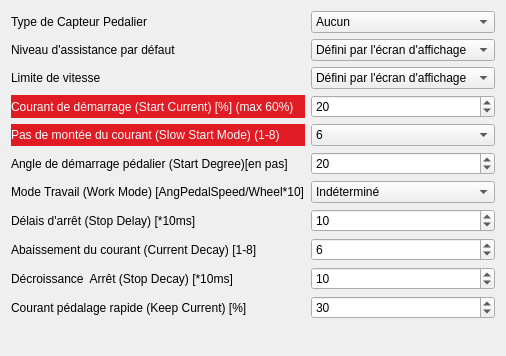
      <widget class="QWidget" name="Pedal">
       <attribute name="title">
        <string>Assistance Pédalage</string>
       </attribute>
       <layout class="QGridLayout" name="gridLayout_12">
        <item row="0" column="0">
         <layout class="QGridLayout" name="gridLayout_11">
          <item row="6" column="0">
           <widget class="QLabel" name="label_32">
            <property name="text">
             <string>Angle de démarrage pédalier (Start Degree)[en pas] </string>
            </property>
           </widget>
          </item>
          <item row="4" column="0">
           <widget class="QLabel" name="label_29">
            <property name="palette">
             <palette>
              <active>
               <colorrole role="WindowText">
                <brush brushstyle="SolidPattern">
                 <color alpha="255">
                  <red>255</red>
                  <green>255</green>
                  <blue>255</blue>
                 </color>
                </brush>
               </colorrole>
               <colorrole role="Button">
                <brush brushstyle="SolidPattern">
                 <color alpha="255">
                  <red>224</red>
                  <green>27</green>
                  <blue>36</blue>
                 </color>
                </brush>
               </colorrole>
               <colorrole role="Text">
                <brush brushstyle="SolidPattern">
                 <color alpha="255">
                  <red>255</red>
                  <green>255</green>
                  <blue>255</blue>
                 </color>
                </brush>
               </colorrole>
               <colorrole role="Base">
                <brush brushstyle="SolidPattern">
                 <color alpha="255">
                  <red>224</red>
                  <green>27</green>
                  <blue>36</blue>
                 </color>
                </brush>
               </colorrole>
               <colorrole role="Window">
                <brush brushstyle="SolidPattern">
                 <color alpha="255">
                  <red>224</red>
                  <green>27</green>
                  <blue>36</blue>
                 </color>
                </brush>
               </colorrole>
               <colorrole role="PlaceholderText">
                <brush brushstyle="SolidPattern">
                 <color alpha="128">
                  <red>0</red>
                  <green>0</green>
                  <blue>0</blue>
                 </color>
                </brush>
               </colorrole>
              </active>
              <inactive>
               <colorrole role="WindowText">
                <brush brushstyle="SolidPattern">
                 <color alpha="255">
                  <red>255</red>
                  <green>255</green>
                  <blue>255</blue>
                 </color>
                </brush>
               </colorrole>
               <colorrole role="Button">
                <brush brushstyle="SolidPattern">
                 <color alpha="255">
                  <red>224</red>
                  <green>27</green>
                  <blue>36</blue>
                 </color>
                </brush>
               </colorrole>
               <colorrole role="Text">
                <brush brushstyle="SolidPattern">
                 <color alpha="255">
                  <red>255</red>
                  <green>255</green>
                  <blue>255</blue>
                 </color>
                </brush>
               </colorrole>
               <colorrole role="Base">
                <brush brushstyle="SolidPattern">
                 <color alpha="255">
                  <red>224</red>
                  <green>27</green>
                  <blue>36</blue>
                 </color>
                </brush>
               </colorrole>
               <colorrole role="Window">
                <brush brushstyle="SolidPattern">
                 <color alpha="255">
                  <red>224</red>
                  <green>27</green>
                  <blue>36</blue>
                 </color>
                </brush>
               </colorrole>
               <colorrole role="PlaceholderText">
                <brush brushstyle="SolidPattern">
                 <color alpha="128">
                  <red>255</red>
                  <green>255</green>
                  <blue>255</blue>
                 </color>
                </brush>
               </colorrole>
              </inactive>
              <disabled>
               <colorrole role="WindowText">
                <brush brushstyle="SolidPattern">
                 <color alpha="255">
                  <red>190</red>
                  <green>190</green>
                  <blue>190</blue>
                 </color>
                </brush>
               </colorrole>
               <colorrole role="Button">
                <brush brushstyle="SolidPattern">
                 <color alpha="255">
                  <red>224</red>
                  <green>27</green>
                  <blue>36</blue>
                 </color>
                </brush>
               </colorrole>
               <colorrole role="Text">
                <brush brushstyle="SolidPattern">
                 <color alpha="255">
                  <red>190</red>
                  <green>190</green>
                  <blue>190</blue>
                 </color>
                </brush>
               </colorrole>
               <colorrole role="Base">
                <brush brushstyle="SolidPattern">
                 <color alpha="255">
                  <red>224</red>
                  <green>27</green>
                  <blue>36</blue>
                 </color>
                </brush>
               </colorrole>
               <colorrole role="Window">
                <brush brushstyle="SolidPattern">
                 <color alpha="255">
                  <red>224</red>
                  <green>27</green>
                  <blue>36</blue>
                 </color>
                </brush>
               </colorrole>
               <colorrole role="PlaceholderText">
                <brush brushstyle="SolidPattern">
                 <color alpha="128">
                  <red>0</red>
                  <green>0</green>
                  <blue>0</blue>
                 </color>
                </brush>
               </colorrole>
              </disabled>
             </palette>
            </property>
            <property name="styleSheet">
             <string notr="true">background-color: rgb(224, 27, 36);</string>
            </property>
            <property name="text">
             <string>Courant de démarrage (Start Current) [%] (max 60%)</string>
            </property>
           </widget>
          </item>
          <item row="2" column="0">
           <widget class="QLabel" name="label_27">
            <property name="text">
             <string>Niveau d'assistance par défaut</string>
            </property>
           </widget>
          </item>
          <item row="0" column="0">
           <widget class="QLabel" name="label_26">
            <property name="text">
             <string>Type de Capteur Pedalier</string>
            </property>
           </widget>
          </item>
          <item row="5" column="0">
           <widget class="QLabel" name="label_30">
            <property name="palette">
             <palette>
              <active>
               <colorrole role="WindowText">
                <brush brushstyle="SolidPattern">
                 <color alpha="255">
                  <red>255</red>
                  <green>255</green>
                  <blue>255</blue>
                 </color>
                </brush>
               </colorrole>
               <colorrole role="Button">
                <brush brushstyle="SolidPattern">
                 <color alpha="255">
                  <red>224</red>
                  <green>27</green>
                  <blue>36</blue>
                 </color>
                </brush>
               </colorrole>
               <colorrole role="Base">
                <brush brushstyle="SolidPattern">
                 <color alpha="255">
                  <red>224</red>
                  <green>27</green>
                  <blue>36</blue>
                 </color>
                </brush>
               </colorrole>
               <colorrole role="Window">
                <brush brushstyle="SolidPattern">
                 <color alpha="255">
                  <red>224</red>
                  <green>27</green>
                  <blue>36</blue>
                 </color>
                </brush>
               </colorrole>
              </active>
              <inactive>
               <colorrole role="WindowText">
                <brush brushstyle="SolidPattern">
                 <color alpha="255">
                  <red>255</red>
                  <green>255</green>
                  <blue>255</blue>
                 </color>
                </brush>
               </colorrole>
               <colorrole role="Button">
                <brush brushstyle="SolidPattern">
                 <color alpha="255">
                  <red>224</red>
                  <green>27</green>
                  <blue>36</blue>
                 </color>
                </brush>
               </colorrole>
               <colorrole role="Base">
                <brush brushstyle="SolidPattern">
                 <color alpha="255">
                  <red>224</red>
                  <green>27</green>
                  <blue>36</blue>
                 </color>
                </brush>
               </colorrole>
               <colorrole role="Window">
                <brush brushstyle="SolidPattern">
                 <color alpha="255">
                  <red>224</red>
                  <green>27</green>
                  <blue>36</blue>
                 </color>
                </brush>
               </colorrole>
              </inactive>
              <disabled>
               <colorrole role="WindowText">
                <brush brushstyle="SolidPattern">
                 <color alpha="255">
                  <red>190</red>
                  <green>190</green>
                  <blue>190</blue>
                 </color>
                </brush>
               </colorrole>
               <colorrole role="Button">
                <brush brushstyle="SolidPattern">
                 <color alpha="255">
                  <red>224</red>
                  <green>27</green>
                  <blue>36</blue>
                 </color>
                </brush>
               </colorrole>
               <colorrole role="Base">
                <brush brushstyle="SolidPattern">
                 <color alpha="255">
                  <red>224</red>
                  <green>27</green>
                  <blue>36</blue>
                 </color>
                </brush>
               </colorrole>
               <colorrole role="Window">
                <brush brushstyle="SolidPattern">
                 <color alpha="255">
                  <red>224</red>
                  <green>27</green>
                  <blue>36</blue>
                 </color>
                </brush>
               </colorrole>
              </disabled>
             </palette>
            </property>
            <property name="styleSheet">
             <string notr="true">background-color: rgb(224, 27, 36);
</string>
            </property>
            <property name="text">
             <string>Pas de montée du courant (Slow Start Mode) (1-8)</string>
            </property>
           </widget>
          </item>
          <item row="3" column="0">
           <widget class="QLabel" name="label_28">
            <property name="text">
             <string>Limite de vitesse</string>
            </property>
           </widget>
          </item>
          <item row="10" column="0">
           <widget class="QLabel" name="label_35">
            <property name="text">
             <string>Décroissance  Arrêt (Stop Decay) [*10ms]</string>
            </property>
           </widget>
          </item>
          <item row="11" column="0">
           <widget class="QLabel" name="label_36">
            <property name="text">
             <string>Courant pédalage rapide (Keep Current) [%]</string>
            </property>
           </widget>
          </item>
          <item row="8" column="0">
           <widget class="QLabel" name="label_31">
            <property name="text">
             <string>Délais d'arrêt (Stop Delay) [*10ms]</string>
            </property>
           </widget>
          </item>
          <item row="7" column="0">
           <widget class="QLabel" name="label_33">
            <property name="text">
             <string>Mode Travail (Work Mode) [AngPedalSpeed/Wheel*10]</string>
            </property>
           </widget>
          </item>
          <item row="9" column="0">
           <widget class="QLabel" name="label_34">
            <property name="text">
             <string>Abaissement du courant (Current Decay) [1-8]</string>
            </property>
           </widget>
          </item>
          <item row="0" column="1">
           <widget class="QComboBox" name="cbPASPedalSensType">
            <item>
             <property name="text">
              <string>Aucun</string>
             </property>
            </item>
            <item>
             <property name="text">
              <string>DH-Sensor-12</string>
             </property>
            </item>
            <item>
             <property name="text">
              <string>BB-Sensor-32</string>
             </property>
            </item>
            <item>
             <property name="text">
              <string>Double-Signal-24</string>
             </property>
            </item>
           </widget>
          </item>
          <item row="2" column="1">
           <widget class="QComboBox" name="cbPASDesigAssist">
            <item>
             <property name="text">
              <string>Défini par l'écran d'affichage</string>
             </property>
            </item>
            <item>
             <property name="text">
              <string>0</string>
             </property>
            </item>
            <item>
             <property name="text">
              <string>1</string>
             </property>
            </item>
            <item>
             <property name="text">
              <string>2</string>
             </property>
            </item>
            <item>
             <property name="text">
              <string>3</string>
             </property>
            </item>
            <item>
             <property name="text">
              <string>4</string>
             </property>
            </item>
            <item>
             <property name="text">
              <string>5</string>
             </property>
            </item>
            <item>
             <property name="text">
              <string>6</string>
             </property>
            </item>
            <item>
             <property name="text">
              <string>7</string>
             </property>
            </item>
            <item>
             <property name="text">
              <string>8</string>
             </property>
            </item>
            <item>
             <property name="text">
              <string>9</string>
             </property>
            </item>
           </widget>
          </item>
          <item row="3" column="1">
           <widget class="QComboBox" name="cbPASSpdLim">
            <item>
             <property name="text">
              <string>Défini par l'écran d'affichage</string>
             </property>
            </item>
            <item>
             <property name="text">
              <string>15 km/h</string>
             </property>
            </item>
            <item>
             <property name="text">
              <string>16 km/h</string>
             </property>
            </item>
            <item>
             <property name="text">
              <string>17 km/h</string>
             </property>
            </item>
            <item>
             <property name="text">
              <string>18 km/h</string>
             </property>
            </item>
            <item>
             <property name="text">
              <string>19 km/h</string>
             </property>
            </item>
            <item>
             <property name="text">
              <string>20 km/h</string>
             </property>
            </item>
            <item>
             <property name="text">
              <string>21 km/h</string>
             </property>
            </item>
            <item>
             <property name="text">
              <string>22 km/h</string>
             </property>
            </item>
            <item>
             <property name="text">
              <string>23 km/h</string>
             </property>
            </item>
            <item>
             <property name="text">
              <string>24 km/h</string>
             </property>
            </item>
            <item>
             <property name="text">
              <string>25 km/h</string>
             </property>
            </item>
            <item>
             <property name="text">
              <string>26 km/h</string>
             </property>
            </item>
            <item>
             <property name="text">
              <string>27 km/h</string>
             </property>
            </item>
            <item>
             <property name="text">
              <string>28 km/h</string>
             </property>
            </item>
            <item>
             <property name="text">
              <string>29 km/h</string>
             </property>
            </item>
            <item>
             <property name="text">
              <string>30 km/h</string>
             </property>
            </item>
            <item>
             <property name="text">
              <string>31 km/h</string>
             </property>
            </item>
            <item>
             <property name="text">
              <string>32 km/h</string>
             </property>
            </item>
            <item>
             <property name="text">
              <string>33 km/h</string>
             </property>
            </item>
            <item>
             <property name="text">
              <string>34 km/h</string>
             </property>
            </item>
            <item>
             <property name="text">
              <string>35 km/h</string>
             </property>
            </item>
            <item>
             <property name="text">
              <string>36 km/h</string>
             </property>
            </item>
            <item>
             <property name="text">
              <string>37 km/h</string>
             </property>
            </item>
            <item>
             <property name="text">
              <string>38 km/h</string>
             </property>
            </item>
            <item>
             <property name="text">
              <string>39 km/h</string>
             </property>
            </item>
            <item>
             <property name="text">
              <string>40 km/h</string>
             </property>
            </item>
           </widget>
          </item>
          <item row="4" column="1">
           <widget class="QSpinBox" name="spPASStartCurr">
            <property name="maximum">
             <number>60</number>
            </property>
            <property name="value">
             <number>20</number>
            </property>
           </widget>
          </item>
          <item row="5" column="1">
           <widget class="QComboBox" name="cbPASSlowStartMode">
            <property name="currentIndex">
             <number>5</number>
            </property>
            <item>
             <property name="text">
              <string>1</string>
             </property>
            </item>
            <item>
             <property name="text">
              <string>2</string>
             </property>
            </item>
            <item>
             <property name="text">
              <string>3</string>
             </property>
            </item>
            <item>
             <property name="text">
              <string>4</string>
             </property>
            </item>
            <item>
             <property name="text">
              <string>5</string>
             </property>
            </item>
            <item>
             <property name="text">
              <string>6</string>
             </property>
            </item>
            <item>
             <property name="text">
              <string>7</string>
             </property>
            </item>
            <item>
             <property name="text">
              <string>8</string>
             </property>
            </item>
           </widget>
          </item>
          <item row="6" column="1">
           <widget class="QSpinBox" name="spPASStartDeg">
            <property name="minimum">
             <number>2</number>
            </property>
            <property name="maximum">
             <number>24</number>
            </property>
            <property name="value">
             <number>20</number>
            </property>
           </widget>
          </item>
          <item row="7" column="1">
           <widget class="QComboBox" name="cbPASWorkMode">
            <item>
             <property name="text">
              <string>Indéterminé</string>
             </property>
            </item>
            <item>
             <property name="text">
              <string>10</string>
             </property>
            </item>
            <item>
             <property name="text">
              <string>11</string>
             </property>
            </item>
            <item>
             <property name="text">
              <string>12</string>
             </property>
            </item>
            <item>
             <property name="text">
              <string>13</string>
             </property>
            </item>
            <item>
             <property name="text">
              <string>14</string>
             </property>
            </item>
            <item>
             <property name="text">
              <string>15</string>
             </property>
            </item>
            <item>
             <property name="text">
              <string>16</string>
             </property>
            </item>
            <item>
             <property name="text">
              <string>17</string>
             </property>
            </item>
            <item>
             <property name="text">
              <string>18</string>
             </property>
            </item>
            <item>
             <property name="text">
              <string>19</string>
             </property>
            </item>
            <item>
             <property name="text">
              <string>20</string>
             </property>
            </item>
            <item>
             <property name="text">
              <string>21</string>
             </property>
            </item>
            <item>
             <property name="text">
              <string>22</string>
             </property>
            </item>
            <item>
             <property name="text">
              <string>23</string>
             </property>
            </item>
            <item>
             <property name="text">
              <string>24</string>
             </property>
            </item>
            <item>
             <property name="text">
              <string>25</string>
             </property>
            </item>
            <item>
             <property name="text">
              <string>26</string>
             </property>
            </item>
            <item>
             <property name="text">
              <string>27</string>
             </property>
            </item>
            <item>
             <property name="text">
              <string>28</string>
             </property>
            </item>
            <item>
             <property name="text">
              <string>29</string>
             </property>
            </item>
            <item>
             <property name="text">
              <string>30</string>
             </property>
            </item>
            <item>
             <property name="text">
              <string>31</string>
             </property>
            </item>
            <item>
             <property name="text">
              <string>32</string>
             </property>
            </item>
            <item>
             <property name="text">
              <string>33</string>
             </property>
            </item>
            <item>
             <property name="text">
              <string>34</string>
             </property>
            </item>
            <item>
             <property name="text">
              <string>35</string>
             </property>
            </item>
            <item>
             <property name="text">
              <string>36</string>
             </property>
            </item>
            <item>
             <property name="text">
              <string>37</string>
             </property>
            </item>
            <item>
             <property name="text">
              <string>38</string>
             </property>
            </item>
            <item>
             <property name="text">
              <string>39</string>
             </property>
            </item>
            <item>
             <property name="text">
              <string>40</string>
             </property>
            </item>
            <item>
             <property name="text">
              <string>41</string>
             </property>
            </item>
            <item>
             <property name="text">
              <string>42</string>
             </property>
            </item>
            <item>
             <property name="text">
              <string>43</string>
             </property>
            </item>
            <item>
             <property name="text">
              <string>44</string>
             </property>
            </item>
            <item>
             <property name="text">
              <string>45</string>
             </property>
            </item>
            <item>
             <property name="text">
              <string>46</string>
             </property>
            </item>
            <item>
             <property name="text">
              <string>47</string>
             </property>
            </item>
            <item>
             <property name="text">
              <string>48</string>
             </property>
            </item>
            <item>
             <property name="text">
              <string>49</string>
             </property>
            </item>
            <item>
             <property name="text">
              <string>50</string>
             </property>
            </item>
            <item>
             <property name="text">
              <string>51</string>
             </property>
            </item>
            <item>
             <property name="text">
              <string>52</string>
             </property>
            </item>
            <item>
             <property name="text">
              <string>53</string>
             </property>
            </item>
            <item>
             <property name="text">
              <string>54</string>
             </property>
            </item>
            <item>
             <property name="text">
              <string>55</string>
             </property>
            </item>
            <item>
             <property name="text">
              <string>56</string>
             </property>
            </item>
            <item>
             <property name="text">
              <string>57</string>
             </property>
            </item>
            <item>
             <property name="text">
              <string>58</string>
             </property>
            </item>
            <item>
             <property name="text">
              <string>59</string>
             </property>
            </item>
            <item>
             <property name="text">
              <string>60</string>
             </property>
            </item>
            <item>
             <property name="text">
              <string>61</string>
             </property>
            </item>
            <item>
             <property name="text">
              <string>62</string>
             </property>
            </item>
            <item>
             <property name="text">
              <string>63</string>
             </property>
            </item>
            <item>
             <property name="text">
              <string>64</string>
             </property>
            </item>
            <item>
             <property name="text">
              <string>65</string>
             </property>
            </item>
            <item>
             <property name="text">
              <string>66</string>
             </property>
            </item>
            <item>
             <property name="text">
              <string>67</string>
             </property>
            </item>
            <item>
             <property name="text">
              <string>68</string>
             </property>
            </item>
            <item>
             <property name="text">
              <string>69</string>
             </property>
            </item>
            <item>
             <property name="text">
              <string>70</string>
             </property>
            </item>
            <item>
             <property name="text">
              <string>71</string>
             </property>
            </item>
            <item>
             <property name="text">
              <string>72</string>
             </property>
            </item>
            <item>
             <property name="text">
              <string>73</string>
             </property>
            </item>
            <item>
             <property name="text">
              <string>74</string>
             </property>
            </item>
            <item>
             <property name="text">
              <string>75</string>
             </property>
            </item>
            <item>
             <property name="text">
              <string>76</string>
             </property>
            </item>
            <item>
             <property name="text">
              <string>77</string>
             </property>
            </item>
            <item>
             <property name="text">
              <string>78</string>
             </property>
            </item>
            <item>
             <property name="text">
              <string>79</string>
             </property>
            </item>
            <item>
             <property name="text">
              <string>80</string>
             </property>
            </item>
           </widget>
          </item>
          <item row="8" column="1">
           <widget class="QSpinBox" name="spPASStopDelay">
            <property name="value">
             <number>10</number>
            </property>
           </widget>
          </item>
          <item row="9" column="1">
           <widget class="QSpinBox" name="spPASCurrDecay">
            <property name="minimum">
             <number>1</number>
            </property>
            <property name="maximum">
             <number>8</number>
            </property>
            <property name="value">
             <number>6</number>
            </property>
           </widget>
          </item>
          <item row="10" column="1">
           <widget class="QSpinBox" name="spPASStopDecay">
            <property name="maximum">
             <number>100</number>
            </property>
            <property name="value">
             <number>10</number>
            </property>
           </widget>
          </item>
          <item row="11" column="1">
           <widget class="QSpinBox" name="spPASKeepCurr">
            <property name="maximum">
             <number>100</number>
            </property>
            <property name="value">
             <number>30</number>
            </property>
           </widget>
          </item>
         </layout>
        </item>
        <item row="1" column="0">
         <layout class="QHBoxLayout" name="horizontalLayout_6">
          <item>
           <spacer name="horizontalSpacer_10">
            <property name="orientation">
             <enum>Qt::Horizontal</enum>
            </property>
            <property name="sizeType">
             <enum>QSizePolicy::Preferred</enum>
            </property>
            <property name="sizeHint" stdset="0">
             <size>
              <width>40</width>
              <height>20</height>
             </size>
            </property>
           </spacer>
          </item>
          <item>
           <widget class="QLabel" name="label_37">
            <property name="text">
             <string/>
            </property>
            <property name="pixmap">
             <pixmap resource="Profil_pedal.qrc">:/profil_pedal.png</pixmap>
            </property>
            <property name="scaledContents">
             <bool>true</bool>
            </property>
           </widget>
          </item>
          <item>
           <spacer name="horizontalSpacer_11">
            <property name="orientation">
             <enum>Qt::Horizontal</enum>
            </property>
            <property name="sizeType">
             <enum>QSizePolicy::Preferred</enum>
            </property>
            <property name="sizeHint" stdset="0">
             <size>
              <width>40</width>
              <height>20</height>
             </size>
            </property>
           </spacer>
          </item>
         </layout>
        </item>
       </layout>
      </widget>
